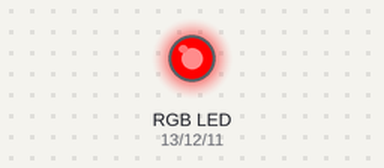
Simulated run of this sketch. Board: Arduino Uno, built with avr-gcc and run on an emulated ATmega328P. On the bench: an RGB LED mixed from three pins (HIGH = lit).

Above: at 0.12 s.
At 4.62 s:
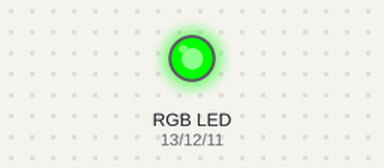
At 9.62 s:
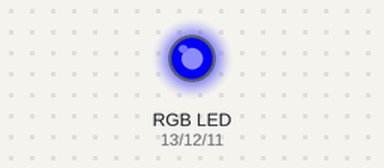
At 19.37 s:
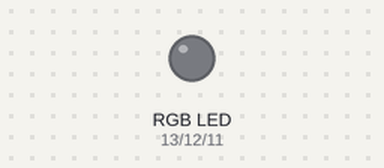
Timing chart, 0 to 19.7 s (numbered marks = the images above):
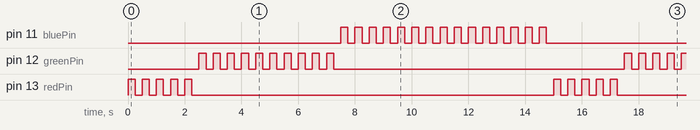

The sketch:

hw_rgbLED.ino
```cpp
float delayMS = 250;
int redPin = 13;
int redFreq = 5;
int greenPin = 12;
int greenFreq = 10;
int bluePin = 11;
int blueFreq = 15;

void setup() {
  // put your setup code here, to run once:
  pinMode(redPin, OUTPUT);
  pinMode(greenPin, OUTPUT);
  pinMode(bluePin, OUTPUT);
}

void loop() {
  // blink red LED 5 times
  for (int i = 0; i < redFreq; i++) {
    digitalWrite(redPin, HIGH);
    delay(delayMS);
    digitalWrite(redPin, LOW);
    delay(delayMS);
  }

  // blink green LED 10 times
  for (int i = 0; i < greenFreq; i++) {
    digitalWrite(greenPin, HIGH);
    delay(delayMS);
    digitalWrite(greenPin, LOW);
    delay(delayMS);
  }

  // blink blue LED 15 times
  for (int i = 0; i < blueFreq; i++) {
    digitalWrite(bluePin, HIGH);
    delay(delayMS);
    digitalWrite(bluePin, LOW);
    delay(delayMS);
  }
}
```

Measured:
- by itself, pin 11 (bluePin): moves between LOW and HIGH, repeating every 15.0 s
- by itself, pin 12 (greenPin): repeats every 15.0 s: 9 × (LOW 0.25 s, HIGH 0.25 s), LOW 10.3 s, HIGH 0.25 s
- by itself, pin 13 (redPin): repeats every 15.0 s: 4 × (LOW 0.25 s, HIGH 0.25 s), LOW 12.8 s, HIGH 0.25 s
